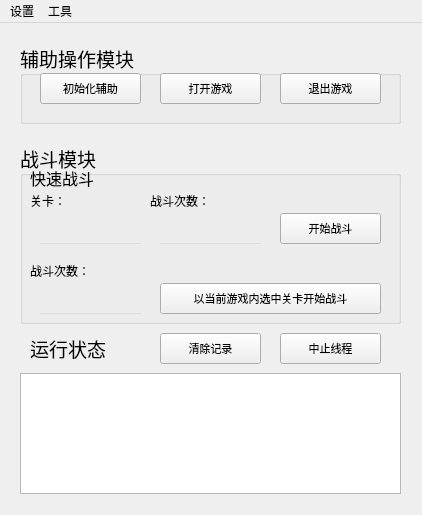
<?xml version="1.0" encoding="UTF-8"?>
<ui version="4.0">
 <class>guiMainWindow</class>
 <widget class="QMainWindow" name="guiMainWindow">
  <property name="windowModality">
   <enum>Qt::WindowModal</enum>
  </property>
  <property name="enabled">
   <bool>true</bool>
  </property>
  <property name="geometry">
   <rect>
    <x>0</x>
    <y>0</y>
    <width>422</width>
    <height>515</height>
   </rect>
  </property>
  <property name="font">
   <font>
    <family>微软雅黑</family>
    <pointsize>9</pointsize>
   </font>
  </property>
  <property name="cursor">
   <cursorShape>ArrowCursor</cursorShape>
  </property>
  <property name="windowTitle">
   <string>Arknights Auto Helper GUI </string>
  </property>
  <property name="windowIcon">
   <iconset>
    <normaloff>:/icon(ico)/akhelper_color.ico</normaloff>:/icon(ico)/akhelper_color.ico</iconset>
  </property>
  <property name="windowOpacity">
   <double>1.000000000000000</double>
  </property>
  <property name="styleSheet">
   <string notr="true">QTabBar::tab {
  color: [color];
  padding: 7px 16px;
  background-color: [background];
  border-right: 6px solid [background];
  border-left:  6px solid [background];
}


QTabBar::tab:hover {
  background-color: [hover];
  border-right: [hover];
  border-left: [hover];
  color: [color];
}

QTabBar::tab:disabled {
  background-color: #bbbbbb;
  border-right: #bbbbbb;
  border-left: #bbbbbb;
  color: [color];
}

QTabBar::tab:selected {
  color: [color];
  border-bottom: 6px solid [bottom];
  background-color: [background];
  border-right: 6px solid [background];
  border-left:  6px solid [background];
}

QTabBar:close-button {
    /*workaround to avoid close button. Do !not! add this image!*/
    image: url(:/closebutton.png);
}</string>
  </property>
  <widget class="QWidget" name="centralwidget">
   <property name="styleSheet">
    <string notr="true"/>
   </property>
   <widget class="QTextBrowser" name="textBrowser">
    <property name="geometry">
     <rect>
      <x>20</x>
      <y>350</y>
      <width>381</width>
      <height>121</height>
     </rect>
    </property>
    <property name="html">
     <string>&lt;!DOCTYPE HTML PUBLIC &quot;-//W3C//DTD HTML 4.0//EN&quot; &quot;http://www.w3.org/TR/REC-html40/strict.dtd&quot;&gt;
&lt;html&gt;&lt;head&gt;&lt;meta name=&quot;qrichtext&quot; content=&quot;1&quot; /&gt;&lt;style type=&quot;text/css&quot;&gt;
p, li { white-space: pre-wrap; }
&lt;/style&gt;&lt;/head&gt;&lt;body style=&quot; font-family:'SimSun'; font-size:9pt; font-weight:400; font-style:normal;&quot;&gt;
&lt;p style=&quot;-qt-paragraph-type:empty; margin-top:0px; margin-bottom:0px; margin-left:0px; margin-right:0px; -qt-block-indent:0; text-indent:0px;&quot;&gt;&lt;br /&gt;&lt;/p&gt;&lt;/body&gt;&lt;/html&gt;</string>
    </property>
   </widget>
   <widget class="QLabel" name="runningState">
    <property name="geometry">
     <rect>
      <x>30</x>
      <y>310</y>
      <width>101</width>
      <height>31</height>
     </rect>
    </property>
    <property name="font">
     <font>
      <family>微软雅黑</family>
      <pointsize>14</pointsize>
      <weight>50</weight>
      <bold>false</bold>
     </font>
    </property>
    <property name="cursor">
     <cursorShape>ArrowCursor</cursorShape>
    </property>
    <property name="focusPolicy">
     <enum>Qt::TabFocus</enum>
    </property>
    <property name="lineWidth">
     <number>1</number>
    </property>
    <property name="text">
     <string>运行状态</string>
    </property>
    <property name="textFormat">
     <enum>Qt::AutoText</enum>
    </property>
   </widget>
   <widget class="QPushButton" name="stopButton">
    <property name="geometry">
     <rect>
      <x>280</x>
      <y>310</y>
      <width>101</width>
      <height>31</height>
     </rect>
    </property>
    <property name="font">
     <font>
      <family>微软雅黑</family>
      <pointsize>8</pointsize>
     </font>
    </property>
    <property name="text">
     <string>中止线程</string>
    </property>
   </widget>
   <widget class="QGroupBox" name="helpGroupBox">
    <property name="geometry">
     <rect>
      <x>20</x>
      <y>20</y>
      <width>381</width>
      <height>81</height>
     </rect>
    </property>
    <property name="font">
     <font>
      <family>微软雅黑</family>
      <pointsize>14</pointsize>
     </font>
    </property>
    <property name="title">
     <string>辅助操作模块</string>
    </property>
    <widget class="QPushButton" name="closeGameButton">
     <property name="geometry">
      <rect>
       <x>260</x>
       <y>30</y>
       <width>101</width>
       <height>31</height>
      </rect>
     </property>
     <property name="font">
      <font>
       <family>微软雅黑</family>
       <pointsize>8</pointsize>
      </font>
     </property>
     <property name="text">
      <string>退出游戏</string>
     </property>
    </widget>
    <widget class="QPushButton" name="openGameButton">
     <property name="geometry">
      <rect>
       <x>140</x>
       <y>30</y>
       <width>101</width>
       <height>31</height>
      </rect>
     </property>
     <property name="font">
      <font>
       <family>微软雅黑</family>
       <pointsize>8</pointsize>
      </font>
     </property>
     <property name="text">
      <string>打开游戏</string>
     </property>
    </widget>
    <widget class="QPushButton" name="initializationButton">
     <property name="geometry">
      <rect>
       <x>20</x>
       <y>30</y>
       <width>101</width>
       <height>31</height>
      </rect>
     </property>
     <property name="font">
      <font>
       <family>微软雅黑</family>
       <pointsize>8</pointsize>
      </font>
     </property>
     <property name="text">
      <string>初始化辅助</string>
     </property>
    </widget>
   </widget>
   <widget class="QGroupBox" name="BattlegGroupBox">
    <property name="geometry">
     <rect>
      <x>20</x>
      <y>120</y>
      <width>381</width>
      <height>181</height>
     </rect>
    </property>
    <property name="font">
     <font>
      <family>微软雅黑</family>
      <pointsize>14</pointsize>
     </font>
    </property>
    <property name="title">
     <string>战斗模块</string>
    </property>
    <widget class="QLabel" name="label_5">
     <property name="geometry">
      <rect>
       <x>130</x>
       <y>50</y>
       <width>71</width>
       <height>16</height>
      </rect>
     </property>
     <property name="font">
      <font>
       <family>微软雅黑</family>
       <pointsize>9</pointsize>
       <stylestrategy>PreferDefault</stylestrategy>
      </font>
     </property>
     <property name="text">
      <string>战斗次数：</string>
     </property>
    </widget>
    <widget class="QPushButton" name="startBattleButton">
     <property name="geometry">
      <rect>
       <x>260</x>
       <y>70</y>
       <width>101</width>
       <height>31</height>
      </rect>
     </property>
     <property name="font">
      <font>
       <family>微软雅黑</family>
       <pointsize>8</pointsize>
      </font>
     </property>
     <property name="text">
      <string>开始战斗</string>
     </property>
    </widget>
    <widget class="QPushButton" name="quickStartBattleButton">
     <property name="geometry">
      <rect>
       <x>140</x>
       <y>140</y>
       <width>221</width>
       <height>31</height>
      </rect>
     </property>
     <property name="font">
      <font>
       <family>微软雅黑</family>
       <pointsize>8</pointsize>
      </font>
     </property>
     <property name="styleSheet">
      <string notr="true"/>
     </property>
     <property name="text">
      <string>以当前游戏内选中关卡开始战斗</string>
     </property>
    </widget>
    <widget class="QLabel" name="label_7">
     <property name="geometry">
      <rect>
       <x>10</x>
       <y>120</y>
       <width>71</width>
       <height>16</height>
      </rect>
     </property>
     <property name="font">
      <font>
       <family>微软雅黑</family>
       <pointsize>9</pointsize>
       <stylestrategy>PreferDefault</stylestrategy>
      </font>
     </property>
     <property name="text">
      <string>战斗次数：</string>
     </property>
    </widget>
    <widget class="QLabel" name="label_4">
     <property name="geometry">
      <rect>
       <x>10</x>
       <y>50</y>
       <width>71</width>
       <height>16</height>
      </rect>
     </property>
     <property name="font">
      <font>
       <family>微软雅黑</family>
       <pointsize>9</pointsize>
       <stylestrategy>PreferDefault</stylestrategy>
      </font>
     </property>
     <property name="text">
      <string>关卡：</string>
     </property>
    </widget>
    <widget class="QLabel" name="label_6">
     <property name="geometry">
      <rect>
       <x>10</x>
       <y>20</y>
       <width>101</width>
       <height>31</height>
      </rect>
     </property>
     <property name="font">
      <font>
       <family>微软雅黑</family>
       <pointsize>12</pointsize>
       <weight>50</weight>
       <bold>false</bold>
      </font>
     </property>
     <property name="cursor">
      <cursorShape>ArrowCursor</cursorShape>
     </property>
     <property name="focusPolicy">
      <enum>Qt::TabFocus</enum>
     </property>
     <property name="lineWidth">
      <number>1</number>
     </property>
     <property name="text">
      <string>快速战斗</string>
     </property>
     <property name="textFormat">
      <enum>Qt::AutoText</enum>
     </property>
    </widget>
    <widget class="QLineEdit" name="stage">
     <property name="geometry">
      <rect>
       <x>20</x>
       <y>70</y>
       <width>101</width>
       <height>31</height>
      </rect>
     </property>
     <property name="font">
      <font>
       <family>微软雅黑</family>
       <pointsize>-1</pointsize>
      </font>
     </property>
     <property name="styleSheet">
      <string notr="true">QLineEdit, QLineEdit:hover {
    border: none;
    padding-bottom: 2px;
    border-bottom: 1px solid #dddddd;
    color: black;
    background-color:rgba(0,0,0,0);
}

QLineEdit:editable{
    border: none;
    padding-bottom: 2px;
    border-bottom: 2px solid #b2dfdb;
    font-size: 20px;
}

QLineEdit:disabled{
    border: 0px solid white;
    padding-bottom: 2px;
    border-bottom: 2px solid #eeeeee;
}

QLineEdit:focus{
    border: 0px solid white;
    padding-bottom: 2px;
    border-bottom: 2px solid #00695c;
    color: #111111;
}
QLineEdit:pressed {
    border: none;
    padding-bottom: 2px;
    border-bottom: 2px solid #00695c;
}

</string>
     </property>
     <property name="text">
      <string/>
     </property>
    </widget>
    <widget class="QLineEdit" name="battleTime">
     <property name="geometry">
      <rect>
       <x>140</x>
       <y>70</y>
       <width>101</width>
       <height>31</height>
      </rect>
     </property>
     <property name="font">
      <font>
       <family>微软雅黑</family>
       <pointsize>-1</pointsize>
      </font>
     </property>
     <property name="styleSheet">
      <string notr="true">QLineEdit, QLineEdit:hover {
    border: none;
    padding-bottom: 2px;
    border-bottom: 1px solid #dddddd;
    color: black;
    background-color:rgba(0,0,0,0);
}

QLineEdit:editable{
    border: none;
    padding-bottom: 2px;
    border-bottom: 2px solid #b2dfdb;
    font-size: 20px;
}

QLineEdit:disabled{
    border: 0px solid white;
    padding-bottom: 2px;
    border-bottom: 2px solid #eeeeee;
}

QLineEdit:focus{
    border: 0px solid white;
    padding-bottom: 2px;
    border-bottom: 2px solid #00695c;
    color: #111111;
}
QLineEdit:pressed {
    border: none;
    padding-bottom: 2px;
    border-bottom: 2px solid #00695c;
}

</string>
     </property>
     <property name="text">
      <string/>
     </property>
    </widget>
    <widget class="QLineEdit" name="quickBattleTime">
     <property name="geometry">
      <rect>
       <x>20</x>
       <y>140</y>
       <width>101</width>
       <height>31</height>
      </rect>
     </property>
     <property name="font">
      <font>
       <family>微软雅黑</family>
       <pointsize>-1</pointsize>
      </font>
     </property>
     <property name="styleSheet">
      <string notr="true">QLineEdit, QLineEdit:hover {
    border: none;
    padding-bottom: 2px;
    border-bottom: 1px solid #dddddd;
    color: black;
    background-color:rgba(0,0,0,0);
}

QLineEdit:editable{
    border: none;
    padding-bottom: 2px;
    border-bottom: 2px solid #b2dfdb;
    font-size: 20px;
}

QLineEdit:disabled{
    border: 0px solid white;
    padding-bottom: 2px;
    border-bottom: 2px solid #eeeeee;
}

QLineEdit:focus{
    border: 0px solid white;
    padding-bottom: 2px;
    border-bottom: 2px solid #00695c;
    color: #111111;
}
QLineEdit:pressed {
    border: none;
    padding-bottom: 2px;
    border-bottom: 2px solid #00695c;
}

</string>
     </property>
     <property name="text">
      <string/>
     </property>
    </widget>
   </widget>
   <widget class="QPushButton" name="clearButton">
    <property name="geometry">
     <rect>
      <x>160</x>
      <y>310</y>
      <width>101</width>
      <height>31</height>
     </rect>
    </property>
    <property name="font">
     <font>
      <family>微软雅黑</family>
      <pointsize>8</pointsize>
     </font>
    </property>
    <property name="text">
     <string>清除记录</string>
    </property>
   </widget>
   <zorder>helpGroupBox</zorder>
   <zorder>BattlegGroupBox</zorder>
   <zorder>textBrowser</zorder>
   <zorder>runningState</zorder>
   <zorder>stopButton</zorder>
   <zorder>clearButton</zorder>
  </widget>
  <widget class="QMenuBar" name="menuBar">
   <property name="geometry">
    <rect>
     <x>0</x>
     <y>0</y>
     <width>422</width>
     <height>23</height>
    </rect>
   </property>
   <property name="styleSheet">
    <string notr="true"/>
   </property>
   <widget class="QMenu" name="settingsMenu">
    <property name="styleSheet">
     <string notr="true"/>
    </property>
    <property name="title">
     <string>设置</string>
    </property>
    <addaction name="settings"/>
    <addaction name="separator"/>
    <addaction name="about"/>
   </widget>
   <widget class="QMenu" name="toolsMenu">
    <property name="styleSheet">
     <string notr="true"/>
    </property>
    <property name="title">
     <string>工具</string>
    </property>
    <addaction name="taskPlanning"/>
   </widget>
   <addaction name="settingsMenu"/>
   <addaction name="toolsMenu"/>
  </widget>
  <action name="settings">
   <property name="icon">
    <iconset resource="../gui_spec/spec.qrc">
     <normaloff>:/all/settings_icon.svg</normaloff>:/all/settings_icon.svg</iconset>
   </property>
   <property name="text">
    <string>设置</string>
   </property>
   <property name="shortcut">
    <string>Ctrl+S</string>
   </property>
  </action>
  <action name="about">
   <property name="icon">
    <iconset resource="../gui_spec/spec.qrc">
     <normaloff>:/all/about_icon.svg</normaloff>:/all/about_icon.svg</iconset>
   </property>
   <property name="text">
    <string>关于</string>
   </property>
   <property name="shortcut">
    <string>Ctrl+A</string>
   </property>
  </action>
  <action name="taskPlanning">
   <property name="icon">
    <iconset resource="../gui_spec/spec.qrc">
     <normaloff>:/all/planning_icon.svg</normaloff>:/all/planning_icon.svg</iconset>
   </property>
   <property name="text">
    <string>任务规划</string>
   </property>
   <property name="shortcut">
    <string>Ctrl+T</string>
   </property>
  </action>
 </widget>
 <resources>
  <include location="../gui_spec/spec.qrc"/>
 </resources>
 <connections/>
</ui>
